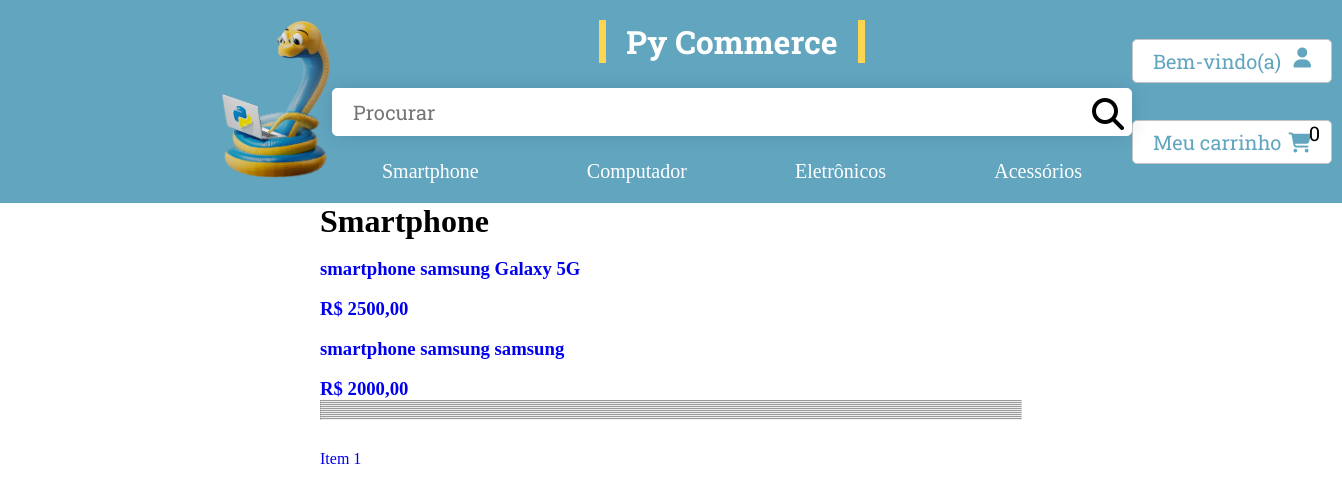
Screenshot of /products/smartphone/ with the database file from the repository.
### products/models.py (models this page shows, shortened)
class Category(models.Model):
    name = models.CharField(max_length=30, db_index=True)
    slug = models.SlugField(max_length=30, unique=True)
    class Meta:
        ordering = ('name',)
        verbose_name = 'category'
        verbose_name_plural = 'categories'
    def __str__(self):
        return self.name

class Product(models.Model):
    category = models.ForeignKey(Category, related_name='products', on_delete=models.CASCADE)
    brand = models.ForeignKey(Brand, related_name='products', on_delete=models.CASCADE)
    image = models.ManyToManyField(Image, blank=True)
    like = models.ManyToManyField(User, blank=True, related_name='like')
    deslike = models.ManyToManyField(User, blank=True, related_name='deslike')
    name = models.CharField(max_length=200, db_index=True)
    slug = models.SlugField(max_length=200, db_index=True)
    description = HTMLField(blank=True)
    price = models.DecimalField(max_digits=10, decimal_places=2)
    available = models.BooleanField(default=True)
    created = models.DateTimeField(auto_now_add=True)
    updated = models.DateTimeField(auto_now=True)
    class Meta:
        ordering = ('name',)
        index_together = (('id', 'slug'),)
    def __str__(self):
        return f'{self.category} {self.brand} {self.name}'
    def get_absolute_url(self):
        return reverse('products:product_detail', args=[self.category, self.slug])

class Brand(models.Model):
    name = models.CharField(max_length=20, db_index=True)
    slug = models.SlugField(max_length=20, unique=True)
    class Meta:
        ordering = ('name',)
        verbose_name = 'brand'
        verbose_name_plural = 'brands'
    def __str__(self):
        return self.name

### products/views.py (the view)
# urls.py: path('<str:category_name>/', views.product_list, name='product_list_by_category'),
def product_list(request, category_name=None):
    category = None
    products = Product.objects.filter(available=True)
    if category_name:
        category = get_object_or_404(Category, name=category_name.lower())
        products = Product.objects.filter(category=category).filter(available=True).select_related('category').select_related('brand')
    page_obj = pagination(request, products, 3)
    return render(request,
                'products/list.html',
                {'category': category,
                'page_obj': page_obj,
            })

### cart/cart.py (called while the page is built)
    def get_quantity_products(self):
        return len(self.cart)

### cart/context_processors.py (called while the page is built)
def cart(request):
    cart = Cart(request)
    return {'cart': cart}

### core/context_processors.py (called while the page is built)
def user_authenticated(request):
    if request.user.is_authenticated:
        context = {'user_authenticated': request.user.first_name}
    else:
        context = {'user_authenticated': 'bem-vindo(a)'}
    return context

### products/utils.py (called while the page is built)
def pagination(request, objects: list, per_page: int):
    paginator = Paginator(objects, per_page) # Show 25 contacts per page.
    page_number = request.GET.get('page')
    page_obj = paginator.get_page(page_number)
    return page_obj

### templates/products/list.html (shortened to what this page needs)
{% extends 'base.html' %}
{% load static %}
{% block content %}
<div id="main" class="product-list-container">
    <h1>{% if category %}{{ category.name|capfirst }}{% else %}Products{% endif %}</h1>
    <div class="product-list-content">
        {% for obj in page_obj %}
        <a href="{{ obj.get_absolute_url }}">
            <div class="product-list-item">
                <div class="product-list-item-img">
                </div>
                <div class="product-list-item-description">
                    <h3>{{ obj|truncatechars:70 }}</h3>
                    <br>
                    <h3>R$ {{ obj.price }}</h3>
                </div>
            </div>
        </a>
        {% endfor %}
    </div>
</div>
{% endblock %}

### static/css/style.css (style rules this page uses)
* { margin: 0px; padding: 0px; box-sizing: border-box; }
:root { --main-color: #61a5bf; --second-color: #fdd550; --third-color: #ffffff; --background-color: rgb(255, 245, 233); --green-color: #00ff2a; --gray-color: #a5a3a3cc; --black-color: black; }
body, html { display: flex; flex-direction: column; justify-content: space-between; margin: 0 10rem; }
a { text-decoration: None; }

### rows the page displays
Category: name "Smartphone"
Product: category+brand+name "smartphone samsung Galaxy 5G", price "2500,00"
Product: category+brand+name "smartphone samsung samsung", price "2000,00"

### other values shown
{{ user_authenticated|capfirst }} "Bem-vindo(a)"
{{ cart.get_quantity_products }} "0"
